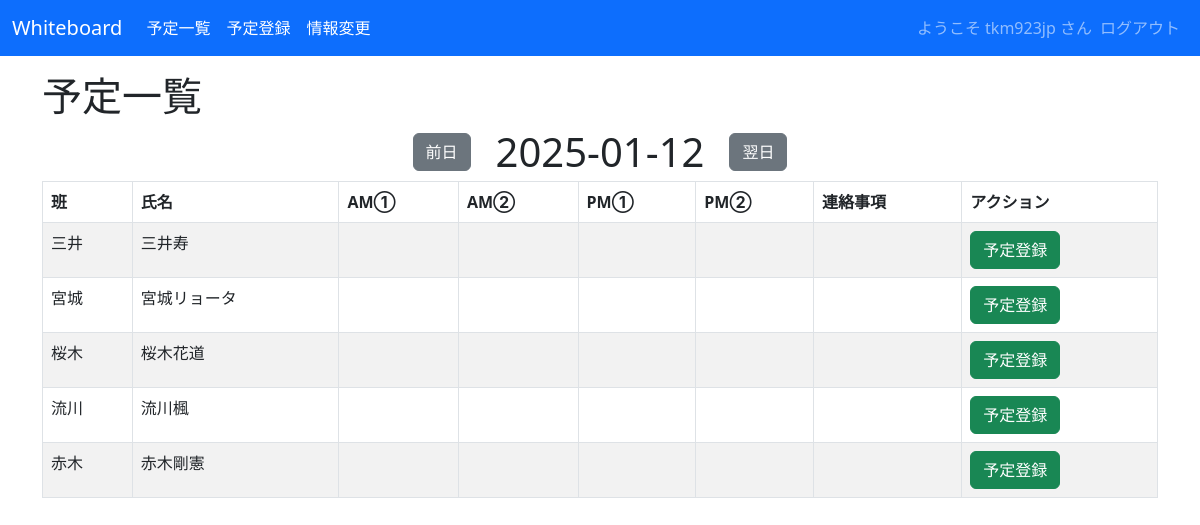
The page /crud/schedules/ (signed in) on the database as committed earlier.
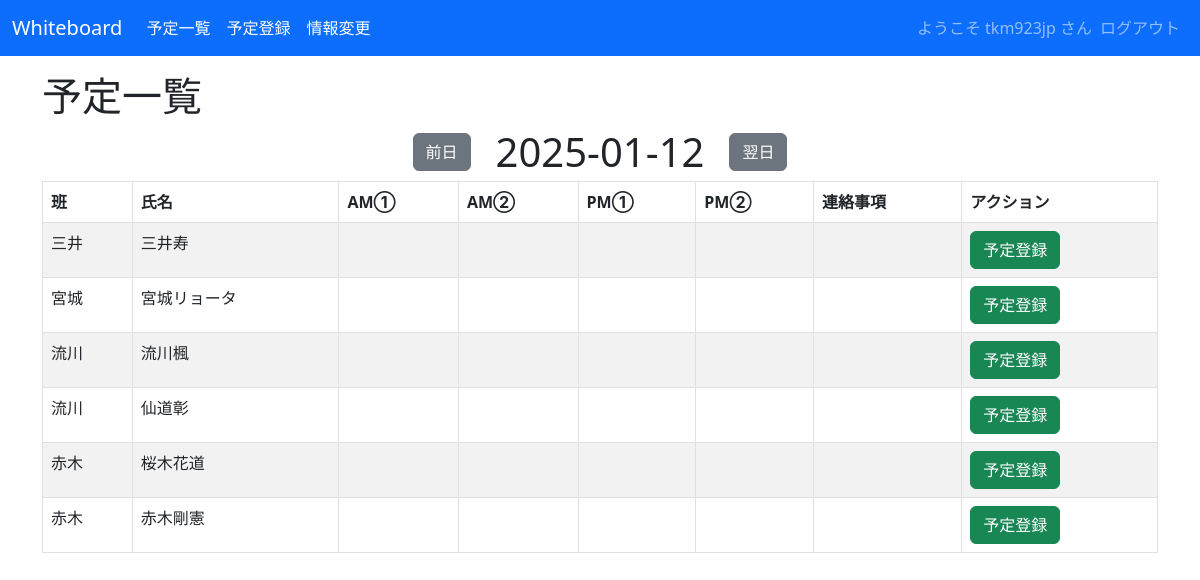
The same page on the database as committed later.
### crud/models.py (models this page shows, shortened)
class User(models.Model):
    idnumber = models.CharField(max_length=200,verbose_name='社員番号',unique=True)
    name = models.CharField(max_length=200,verbose_name='氏名')
    phonenumber = models.CharField(max_length=200,null=True,blank=True,verbose_name='電話番号')
    email = models.EmailField(max_length=200,null=True,blank=True,verbose_name='メールアドレス')
    group = models.CharField(max_length=200,null=True,blank=True,verbose_name='班')
    category = models.ForeignKey(Category, on_delete=models.CASCADE,verbose_name='権限')

### crud/views.py (the view)
# urls.py: path('crud/schedules/', views.ScheduleListView.as_view(), name="schedules"),
class ScheduleListView(LoginRequiredMixin, ListView):
    template_name = 'schedules.html'
    def get_queryset(self):
        selected_date = parse_date(self.request.GET.get('selected_date', str(date.today())))
        if selected_date is None:
            selected_date = date.today()  # パース失敗時は今日の日付を使用
        schedule_key_subquery = Schedule.objects.filter(
            calendar_day=selected_date,
            idnumber=OuterRef('idnumber')
        ).order_by('idnumber').values('id')[:1]
        schedule_first_subquery = Schedule.objects.filter(
            calendar_day=selected_date,
            idnumber=OuterRef('idnumber')
        ).order_by('idnumber').values('first_schedule')[:1]
        schedule_second_subquery = Schedule.objects.filter(
            calendar_day=selected_date,
            idnumber=OuterRef('idnumber')
        ).order_by('idnumber').values('second_schedule')[:1]
        schedule_third_subquery = Schedule.objects.filter(
            calendar_day=selected_date,
            idnumber=OuterRef('idnumber')
        ).order_by('idnumber').values('third_schedule')[:1]
        schedule_fourth_subquery = Schedule.objects.filter(
            calendar_day=selected_date,
            idnumber=OuterRef('idnumber')
        ).order_by('idnumber').values('fourth_schedule')[:1]
        contact_subquery = Schedule.objects.filter(
            calendar_day=selected_date,
            idnumber=OuterRef('idnumber')
        ).order_by('idnumber').values('contact')[:1]
        queryset = User.objects.annotate(
            schedule_key=Coalesce(Subquery(schedule_key_subquery, output_field=IntegerField()), Value(0, output_field=IntegerField())),
            schedule_first=Coalesce(Subquery(schedule_first_subquery), Value('')),
            schedule_second=Coalesce(Subquery(schedule_second_subquery), Value('')),
            schedule_third=Coalesce(Subquery(schedule_third_subquery), Value('')),
            schedule_fourth=Coalesce(Subquery(schedule_fourth_subquery), Value('')),
            contact=Coalesce(Subquery(contact_subquery), Value(''))
        ).order_by('group', 'idnumber')
        return queryset
    def get_context_data(self, **kwargs):
        context = super().get_context_data(**kwargs)
        selected_date_str = self.request.GET.get('selected_date', None)
        if selected_date_str:
            context['selected_date'] = selected_date_str
        else:
            context['selected_date'] = date.today().isoformat()  # デフォルトで今日
        return context

### crud/templates/schedules.html (shortened to what this page needs)
{% extends "base.html" %}
{% block content %}
<h1>予定一覧</h1>
<div style="display: flex; align-items: center; justify-content: center; margin-bottom: 5px;">
  <form method="get" id="prev-day-form" style="margin-right: 10px;">
  <button type="submit" class="btn btn-secondary">前日</button>
</form>
<h1 id="selected-date" style="margin: 0 15px;"></h1>
<form method="get" id="next-day-form" style="margin-left: 10px;">
  <button type="submit" class="btn btn-secondary">翌日</button>
</form>
</div>
<table class="table table-striped table-hover table-bordered">
  <thead>
    <tr>
      <th>班</th>
      <th>氏名</th>
      <th>AM①</th>
      <th>AM②</th>
      <th>PM①</th>
      <th>PM②</th>
      <th>連絡事項</th>
      <th>アクション</th>
    </tr>
  </thead>
  <tbody>
    {% for user in object_list %}
    <tr>
      <td>{{ user.group }}</td>
      <td>{{ user.name }}</td>
      <td>{{ user.schedule_first }}</td>
      <td>{{ user.schedule_second }}</td>
      <td>{{ user.schedule_third }}</td>
      <td>{{ user.schedule_fourth }}</td>
      <td>{{ user.contact }}</td>
      <td>
        {% if user.schedule_key %}
        <button class="btn btn-primary" onclick="location.href='{% url 'edit_schedule' pk=user.schedule_key %}'">編集</button>
        {% else %}
        <button class="btn btn-success" onclick="location.href='{% url 'new_schedule' %}'">予定登録</button>
        {% endif %}</td>
    </tr>
    {% endfor %}
  </tbody>
</table>
{% endblock %}

Rows that differ between the two databases and show on the page:
shown differently, row unchanged: User "流川楓": moves up the list
added User: group "流川", name "仙道彰", shows "予定登録"
changed User "桜木花道": group "桜木" → "赤木"
